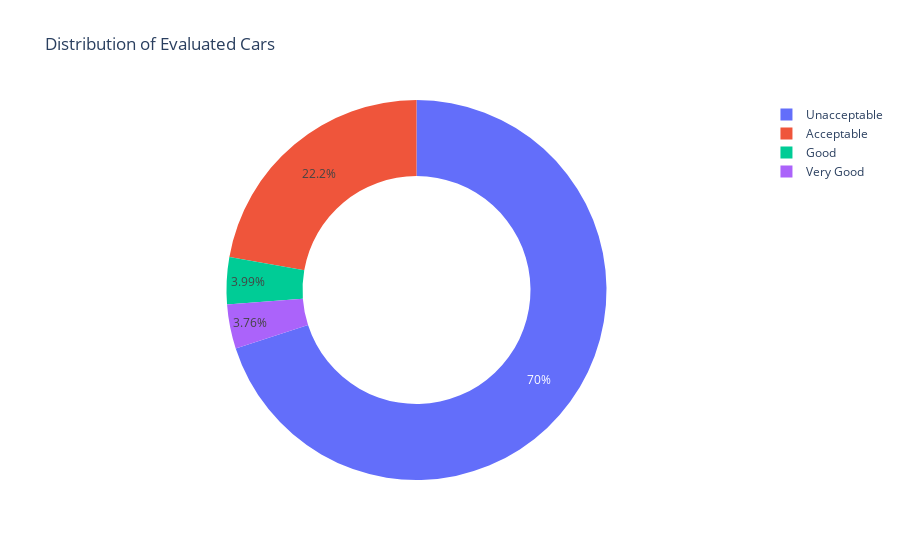

Notebook cell for this chart:
### Code cell
fig = {
  "data": [
    {
      "values": [1210,384,69,65],
      "labels": [
        "Unacceptable",
        "Acceptable",
        "Good",
        "Very Good"
      ],
      "domain": {"column": 0},
      "name": "Car Evaluation",
      "hoverinfo":"label+percent+name",
      "hole": .6,
      "type": "pie"
    }],
  "layout": {
        "title":"Distribution of Evaluated Cars",
        "grid": {"rows": 1, "columns": 1},
        "annotations": [
            {
                "font": {
                    "size": 36
                },
                "showarrow": False,
                "text": "",
                "x": 0.5,
                "y": 0.5
            }
        ]
    }
}
py.iplot(fig, filename='cars_donut')

### Figure 1 — Plotly figure (JSON) as saved in the notebook; plotly's stock layout.template omitted (floating-point values rounded to 4 significant figures)
{"data": [{"domain": {"column": 0}, "hole": 0.6, "hoverinfo": "label+percent+name", "labels": ["Unacceptable", "Acceptable", "Good", "Very Good"], "name": "Car Evaluation", "type": "pie", "values": [1210, 384, 69, 65]}], "layout": {"annotations": [{"font": {"size": 36}, "showarrow": false, "text": "", "x": 0.5, "y": 0.5}], "grid": {"columns": 1, "rows": 1}, "title": {"text": "Distribution of Evaluated Cars"}}}
